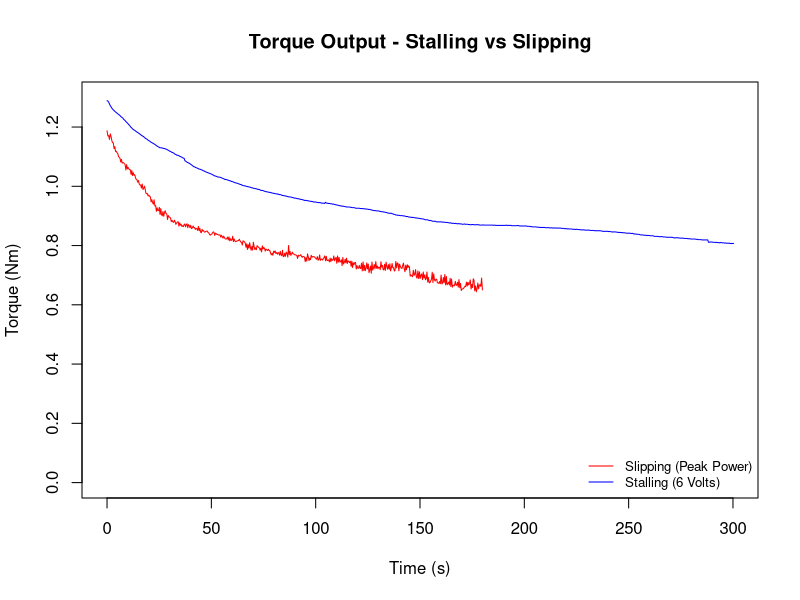
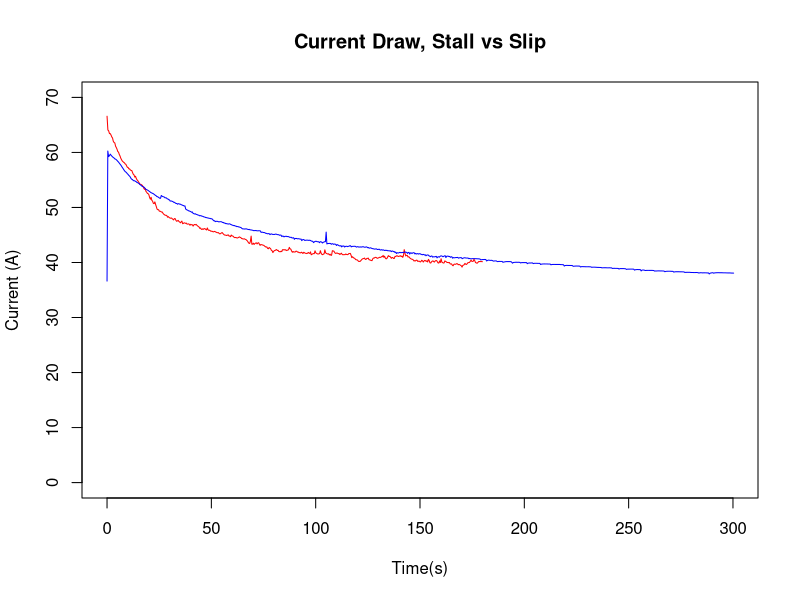
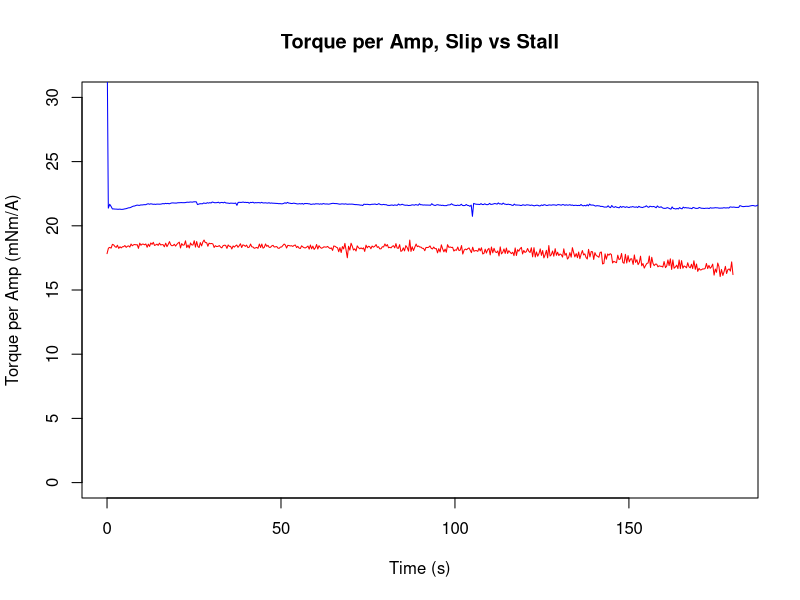

Source code (R) for these figures, in order: (Note: a time limit stopped this script after it produced the figures.)
#!/usr/bin/env Rscript

peak <- read.csv("peak-power.csv", header = TRUE)
stall <- read.csv("stall-6v.csv", header = TRUE)

x11()

peak$Torque = (9.5488 * peak$Power) / 2670

plot(peak$Time,
     peak$Torque,
     col="red",
     type="l",
     ylim=c(0, 1.3),
     xlim=c(0, 300),
     xlab="Time (s)",
     ylab="Torque (Nm)",
     main="Torque Output - Stalling vs Slipping")
points(stall$Time,
       stall$Torque,
       col="blue",
       type="l")
legend(x = "bottomright",
       legend = c("Slipping (Peak Power)", "Stalling (6 Volts)"),
       col = c("red", "blue"),
       lty = 1,
       bty = "n",
       cex = 0.8)

dev.print(png, "torque.png", width = 1000, height = 1000)

x11()

plot(peak$Time,
     peak$Current,
     col="red",
     type="l",
     ylim=c(0,70),
     xlim=c(0,300),
     ylab="Current (A)",
     xlab="Time(s)",
     main="Current Draw, Stall vs Slip")
points(stall$Time,
       stall$Amps,
       col="blue",
       type="l")

dev.print(png, "current.png", width = 1000, height = 1000)

x11()

peak$TorquePerAmp = 1000 * peak$Torque / peak$Current
stall$TorquePerAmp = 1000 * stall$Torque / stall$Amps

plot(peak$Time,
     peak$TorquePerAmp,
     col="red",
     type="l",
     ylim=c(0,30),
     ylab="Torque per Amp (mNm/A)",
     xlab="Time (s)",
     main="Torque per Amp, Slip vs Stall")
points(stall$Time,
       stall$TorquePerAmp,
       col="blue",
       type="l")

dev.print(png, "torque-per-amp.png", width = 1000, height = 1000)

Sys.sleep(1000)

# Do both draw the same current? We could plot this, or also Torque per Amp.
